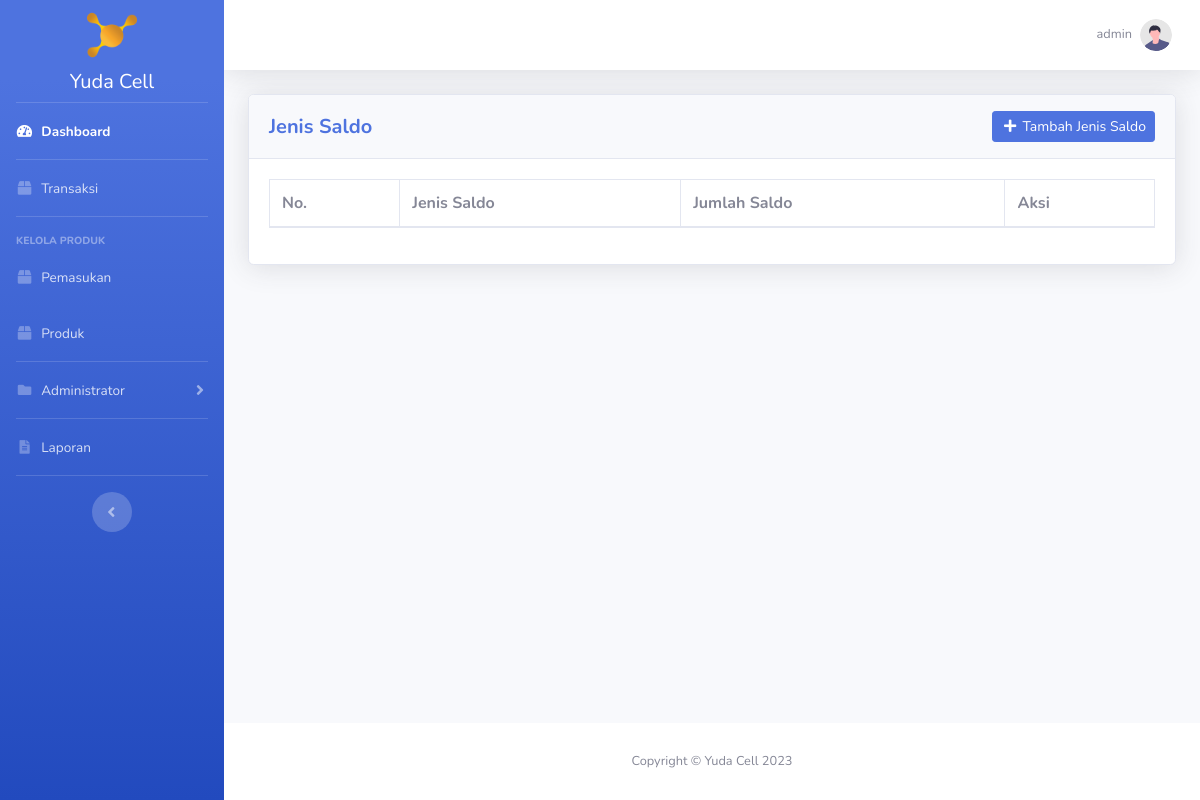
The page /jenis_saldo/index.php (signed in) on the database as committed earlier.
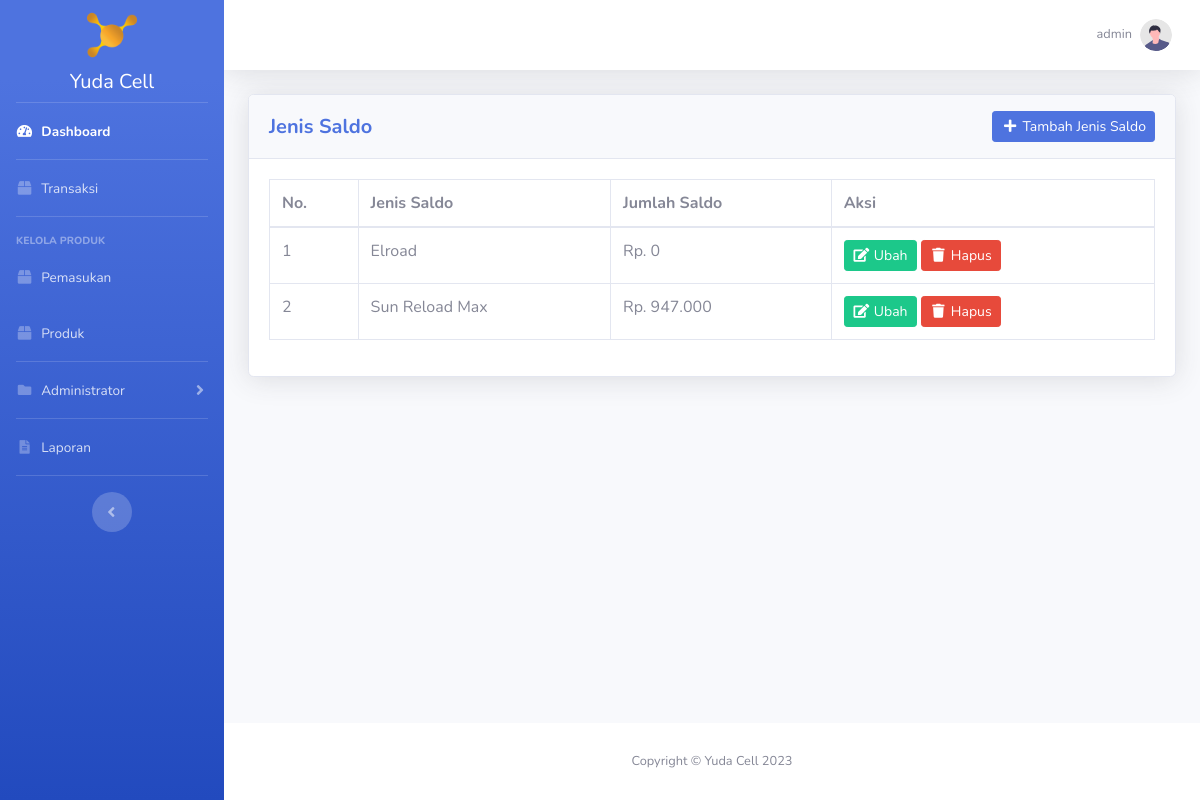
The same page on the database as committed later.
### tables this page shows
CREATE TABLE `jenis_saldo` (
  `id_jenis_saldo` int(11) NOT NULL,
  `jenis_saldo` varchar(50) NOT NULL,
  `jumlah_saldo` int(11) NOT NULL
);

### jenis_saldo/index.php (the view, shortened to what this page needs)
<?php
require_once '../koneksi.php';
$jenis_saldo = mysqli_query($koneksi, "SELECT * FROM jenis_saldo ORDER BY jenis_saldo ASC");
$id_user = htmlspecialchars($_SESSION['id_user']);
$data_profile = mysqli_fetch_assoc(mysqli_query($koneksi, "SELECT * FROM user WHERE id_user = '$id_user'"));
?>
<!DOCTYPE html>
<html lang="en">
<head>
    <?php include_once '../include/head.php'; ?>
</head>
<body id="page-top">
    <div id="wrapper">
        <?php include_once '../include/sidebar.php'; ?>
        <div id="content-wrapper" class="d-flex flex-column">
            <div id="content">
                <?php include_once '../include/topbar.php'; ?>
                <div class="container-fluid">
                    <div class="card shadow mb-4">
                        <div class="card-header py-3">
                            <div class="row">
                                <div class="col head-left">
                                    <h5 class="my-auto font-weight-bold text-primary">Jenis Saldo</h5>
                                </div>
                                <?php if ($data_profile['hak_akses'] == 'administrator'): ?>
                                    <div class="col head-right">
                                        <a href="<?= BASE_URL; ?>jenis_saldo/tambah_jenis_saldo.php" class="btn btn-sm btn-primary"><i class="fas fa-fw fa-plus"></i> Tambah Jenis Saldo</a>
                                    </div>
                                <?php endif ?>
                            </div>
                        </div>
                        <div class="card-body">
                            <div class="table-responsive">
                                <table class="table table-bordered" id="dataTable" width="100%" cellspacing="0">
                                    <thead>
										<tr>
											<th>No.</th>
                                            <th>Jenis Saldo</th>
											<th>Jumlah Saldo</th>
											<?php if ($data_profile['hak_akses'] == 'administrator'): ?>
												<th>Aksi</th>
											<?php endif ?>
										</tr>
									</thead>
                                    <tbody>
										<?php $i = 1; ?>
										<?php foreach ($jenis_saldo as $djs): ?>
											<tr>
												<td><?= $i++; ?></td>
                                                <td><?= $djs['jenis_saldo']; ?></td>
												<td>Rp. <?= str_replace(",", ".", number_format($djs['jumlah_saldo'])); ?></td>
												<?php if ($data_profile['hak_akses'] == 'administrator'): ?>
													<td>
														<a class="btn btn-sm btn-success" href="ubah_jenis_saldo.php?id_jenis_saldo=<?= $djs['id_jenis_saldo']; ?>"><i class="fas fa-fw fa-edit"></i> Ubah</a>
														<a class="btn btn-sm btn-danger btn-delete" data-nama="Jenis Saldo <?= $djs['jenis_saldo']; ?> akan terhapus!" href="hapus_jenis_saldo.php?id_jenis_saldo=<?= $djs['id_jenis_saldo']; ?>"><i class="fas fa-fw fa-trash"></i> Hapus</a>
													</td>
												<?php endif ?>
											</tr>
										<?php endforeach ?>
									</tbody>
                                </table>
                            </div>
                        </div>
                    </div>
				</div>
            </div>
            <?php include_once '../include/footer.php'; ?>
        </div>
    </div>
</body>
</html>

Rows that differ between the two databases and show on the page:
added jenis_saldo: jenis_saldo "Elroad", jumlah_saldo "0"
added jenis_saldo: jenis_saldo "Sun Reload Max", jumlah_saldo "947.000"
